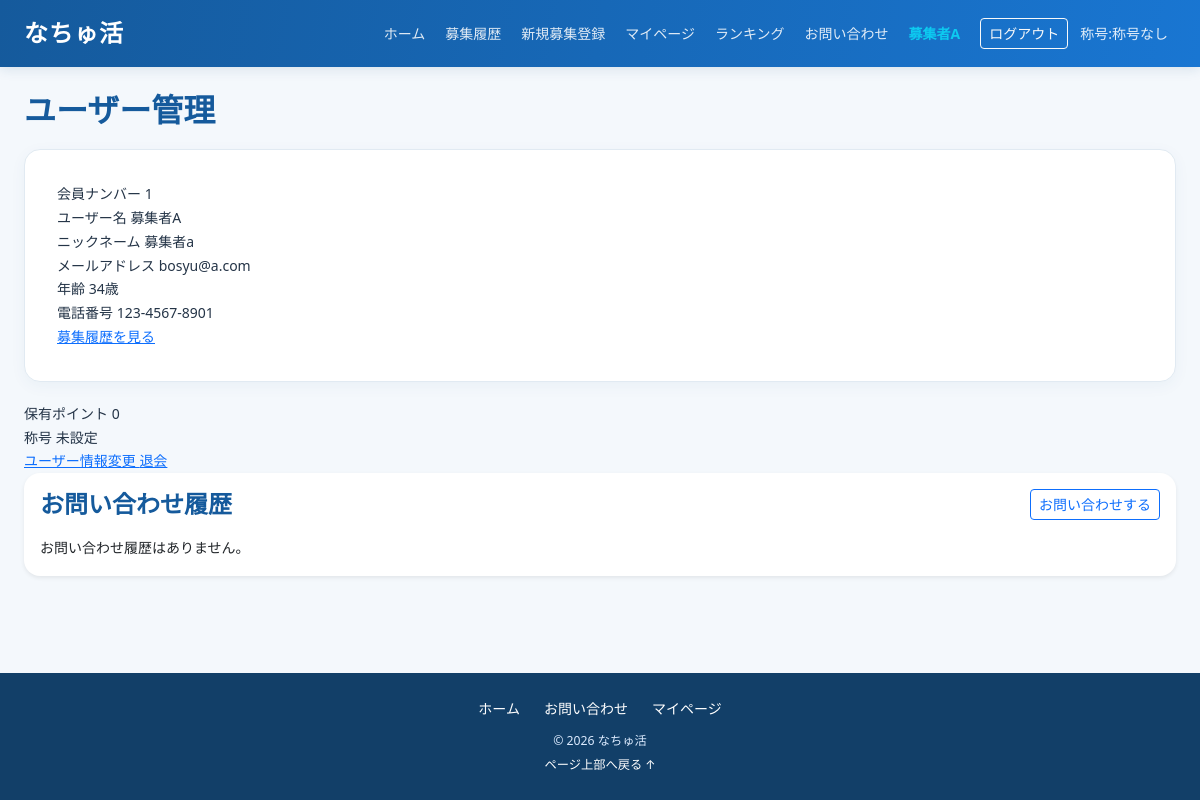
The page /user_detail (signed in) on the database as committed earlier.
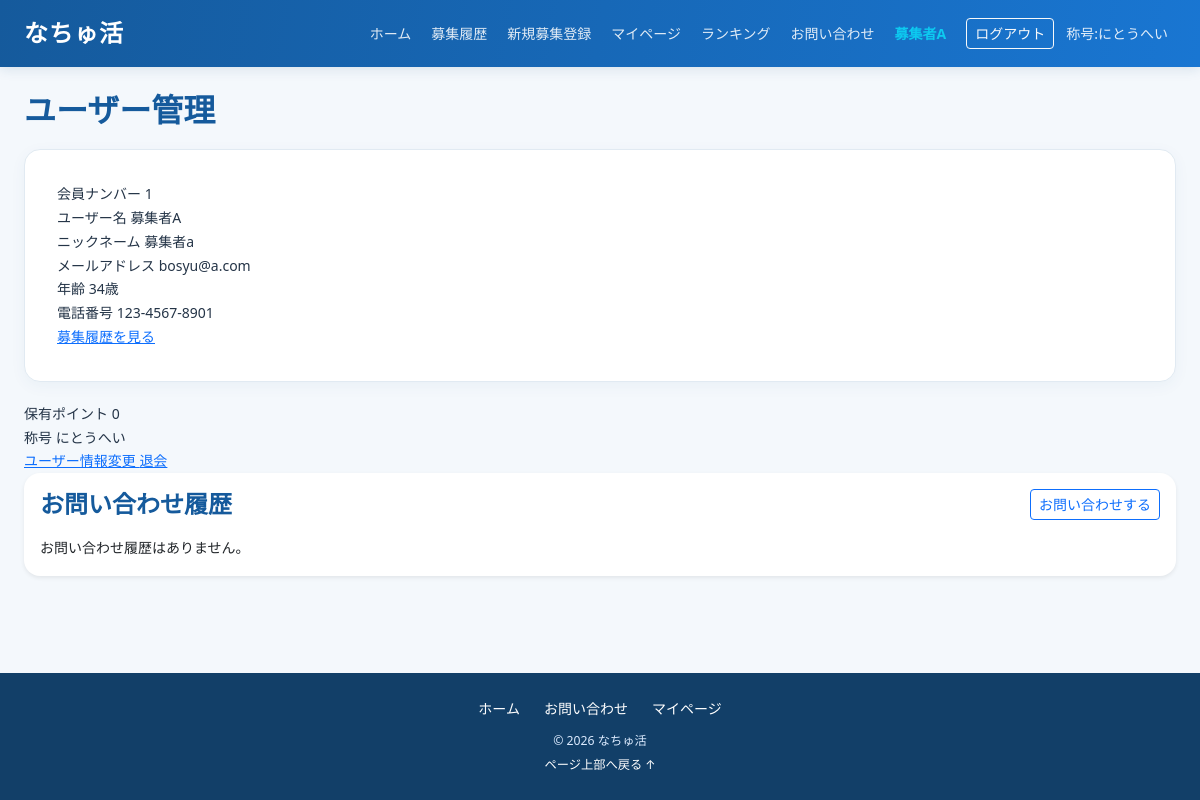
The same page on the database as committed later.
### apps/crud/models.py (models this page shows, shortened)
class User(db.Model, UserMixin):
    __tablename__ = "users"
    id = db.Column(db.Integer, primary_key=True)
    username = db.Column(db.String, nullable=False)
    nickname = db.Column(db.String, nullable=False)
    age = db.Column(db.Integer, nullable=False)
    email = db.Column(db.String, nullable=False)
    password_hash = db.Column(db.String, nullable=False)
    phone_number = db.Column(db.String(11), nullable=False)
    role = db.Column(db.Integer, nullable=False)
    is_approved = db.Column(db.Boolean,nullable=False,default=True,server_default="1")
    create_at = db.Column(db.DateTime, nullable=False, default=datetime.now)
    update_at = db.Column(db.DateTime, nullable=False, default=datetime.now, onupdate=datetime.now)
    title_id = db.Column(db.Integer,db.ForeignKey("titles.id"))  # FK
    tanks_point = db.Column(db.Integer, nullable=False, default=0)
    ranking_id = db.Column(db.Integer)
    group_name = db.Column(db.String, nullable=False)
    representative_name = db.Column(db.String, nullable=False)
    contact_email = db.Column(db.String, nullable=False)
    group_type = db.Column(db.String, nullable=False)
    title = db.relationship("Title", lazy="joined")
    @property
    def usertitle(self):
        return self.title.title_name if self.title else ""
    recruitments = db.relationship("Recruitment", back_populates="user", cascade="all, delete-orphan")
    likes = db.relationship("Like", back_populates="user", cascade="all, delete-orphan")
    search_histories = db.relationship("SearchHistory", back_populates="user", cascade="all, delete-orphan")
    participation_histories = db.relationship("ParticipationHistory", back_populates="user", cascade="all, delete-orphan")
    recruitment_histories = db.relationship("RecruitmentHistory", back_populates="user", cascade="all, delete-orphan")
    view_histories = db.relationship("ViewHistory", back_populates="user", cascade="all, delete-orphan")
    active_messages = db.relationship("ActiveMessage", back_populates="user", cascade="all, delete-orphan")
    @property
    def password(self):
        raise AttributeError("読み取り不可")

### apps/natyukatu/models.py (models this page shows)
class Title(db.Model):
    __tablename__ = "titles"
    id = db.Column(db.Integer, primary_key=True)
    title_name = db.Column(db.String, nullable=False)
    title_explanation = db.Column(db.String, nullable=False)

### apps/natyukatu/views.py (the view)
@dt.route("/user_detail")
@login_required
def userDetail():
    my_contacts = (
        ContactHistory.query.filter(
            db.or_(
                ContactHistory.user_id == current_user.id,
                db.and_(
                    ContactHistory.user_id.is_(None),
                    ContactHistory.email == current_user.email,
                ),
            )
        )
        .order_by(ContactHistory.id.desc())
        .all()
    )
    title = get_title(current_user)
    return render_template(
        "natyukatu/user_detail.html",
        my_contacts=my_contacts,
        title=title
    )

### apps/crud/models.py (called while the page is built)
@login_manager.user_loader
def load_user(user_id):
    return User.query.get(user_id)

### apps/natyukatu/views.py (called while the page is built)
def get_user_id():
    if current_user.is_authenticated:
        return getattr(current_user, 'user_id', getattr(current_user, 'id', None))
    return None

@dt.context_processor
def inject_header_title():
    if current_user.is_authenticated:
        return {"header_title": get_title(current_user)}
    return {"header_title": None}

def get_title(user_or_id):
    if not user_or_id:
        return None
    if isinstance(user_or_id, User):
        user = user_or_id
    else:
        user = User.query.get(user_or_id)
    if not user:
        return None
    points = getattr(user, "tanks_point", None)
    if points is None:
        points = getattr(user, "thanks_point", 0) or 0
    if points >= 10:
        target_title_id = 3
    elif points >= 5:
        target_title_id = 2
    else:
        target_title_id = 1
    return Title.query.get(target_title_id)

@dt.app_context_processor
def inject_unread_notifications():
    user_id = get_user_id()
    if not user_id:
        return {"has_unread_messages": False, "unread_recruitment_ids": set()}
    unread_ids = get_unread_recruitment_ids(user_id)
    return {
        "has_unread_messages": len(unread_ids) > 0,
        "unread_recruitment_ids": unread_ids,
    }

@dt.before_request
def auto_update_statuses():
    now = datetime.now()
    updated = False
    expired_recruitments = Recruitment.query.filter(
        Recruitment.application_end_at <= now,
        Recruitment.status == 1,
    ).all()
    for rec in expired_recruitments:
        rec.status = 2
        updated = True
    expired_histories = (
        ParticipationHistory.query.join(Recruitment)
        .filter(
            Recruitment.end_at <= now,
            ParticipationHistory.status_id == 4,
        )
        .all()
    )
    for hist in expired_histories:
        hist.status_id = 6
        updated = True
    if updated:
        try:
            db.session.commit()
        except SQLAlchemyError:
            db.session.rollback()

### apps/natyukatu/templates/natyukatu/user_detail.html (shortened to what this page needs)
{% extends "natyukatu/base.html" %}
{% block content %}
<section class="page-heading">
  <h1>ユーザー管理</h1>
</section>
<section class="profile-card" aria-label="ユーザー情報">
  <div class="profile-row">
    <span class="label">会員ナンバー</span>
    <span>{{ current_user.id }}</span>
  </div>
  <div class="profile-row">
    <span class="label">ユーザー名</span>
    <span>{{ current_user.username }}</span>
  </div>
  <div class="profile-row">
    <span class="label">ニックネーム</span>
    <span>{{ current_user.nickname }}</span>
  </div>
  <div class="profile-row">
    <span class="label">メールアドレス</span>
    <span>{{ current_user.email }}</span>
  </div>
  <div class="profile-row">
    <span class="label">年齢</span>
    <span>{{ current_user.age }}歳</span>
  </div>
  <div class="profile-row">
    <span class="label">電話番号</span>
    <span>{{ current_user.phone_number }}</span>
  </div>
  {% if current_user.role == 2 %}
    <div class="profile-row">
      <a href="{{ url_for('natyukatu.recruitment_history') }}">
        募集履歴を見る
      </a>
    </div>
  {% endif %}
</section>
<section class="summary" aria-label="ポイントと称号">
  <div class="summary-card">
    <span class="summary-label">保有ポイント</span>
    <span>{{ current_user.tanks_point }}</span>
  </div>
  <div class="summary-card">
    <span class="summary-label">称号</span>
    <span>
      {% if title %}
        {{ title.title_name }}
      {% else %}
        未設定
      {% endif %}
    </span>
  </div>
</section>
<div class="actions">
  <a href="{{ url_for('natyukatu.edit_profile') }}">
    ユーザー情報変更
  </a>
  <a href="{{ url_for('natyukatu.withdrawal') }}">
    退会
  </a>
</div>
<section class="card border-0 shadow-sm mb-4" aria-label="お問い合わせ履歴">
  <div class="card-body">
    <div class="d-flex justify-content-between align-items-center mb-3">
      <h2 class="h4 section-title mb-0">お問い合わせ履歴</h2>
      <a href="{{ url_for('natyukatu.contact') }}" class="btn btn-sm btn-outline-primary">
        お問い合わせする
      </a>
    </div>
    {% for item in my_contacts %}
    <div class="border rounded p-3 mb-3">
      <div class="d-flex justify-content-between align-items-center mb-2">
        <strong>#{{ item.id }} {{ item.subject }}</strong>
        <span class="badge bg-secondary">{{ item.status }}</span>
      </div>
      <p class="mb-2 small text-muted">
        送信日時: {{ item.created_at }}
      </p>
      <div class="bg-light p-2 rounded">
        {% for msg in item.messages %}
        <div class="mb-2">
          <strong>{{ '管理者' if msg.sender_role == 'admin' else item.name }}:</strong>
          <span>{{ msg.body }}</span>
          <div class="text-muted small">{{ msg.created_at }}</div>
        </div>
        {% else %}
        <div>
          <strong>{{ item.name }}:</strong>
          <span>{{ item.body }}</span>
        </div>
        {% endfor %}
      </div>
    </div>
    {% else %}
    <p class="mb-0">お問い合わせ履歴はありません。</p>
    {% endfor %}
  </div>
</section>
{% endblock %}

### apps/natyukatu/templates/natyukatu/base.html (shortened to what this page needs)
<!DOCTYPE html>
<html lang="ja">
<head>
  <link href="https://cdn.jsdelivr.net/npm/bootstrap@5.3.8/dist/css/bootstrap.min.css" rel="stylesheet">
  <link rel="stylesheet" href="{{ url_for('static', filename='css/natyukatu_base.css') }}">
</head>
<body class="d-flex flex-column min-vh-100">
<nav class="navbar navbar-expand-xl navbar-dark site-navbar sticky-top">
  <div class="container-fluid container-xxl px-3 px-lg-4">
    <a class="navbar-brand fw-bold fs-4" href="{{ url_for('natyukatu.top') }}">なちゅ活</a>
    <div class="collapse navbar-collapse" id="siteMenu">
      <ul class="navbar-nav ms-auto align-items-xl-center gap-xl-1 py-2 py-xl-0">
        <li class="nav-item"><a class="nav-link" href="{{ url_for('natyukatu.top') }}">ホーム</a></li>
        {% if current_user.is_authenticated %}
          {% if current_user.role == 3 %}
            <li class="nav-item"><a class="nav-link" href="{{ url_for('natyukatu.participation_history') }}">参加履歴
              {% if has_unread_messages %}
                <span class="badge rounded-pill text-bg-danger">新着</span>
              {% endif %}
            </a></li>
          {% elif current_user.role == 2 %}
            <li class="nav-item"><a class="nav-link" href="{{ url_for('natyukatu.recruitment_history') }}">募集履歴
            </a></li>
            {% if current_user.is_approved %}
              <li class="nav-item"><a class="nav-link" href="{{ url_for('natyukatu.recruitment_register') }}">新規募集登録</a></li>
            {% endif %}
          {% elif current_user.role == 1 %}
            <li class="nav-item"><a class="nav-link" href="{{ url_for('natyukatu.admin') }}">管理画面</a></li>
          {% endif %}
          <li class="nav-item"><a class="nav-link" href="{{ url_for('natyukatu.userDetail') }}">マイページ</a></li>
        {% else %}
          <li class="nav-item"><a class="nav-link" href="{{ url_for('auth.signup') }}">新規登録</a></li>
          <li class="nav-item"><a class="nav-link" href="{{ url_for('auth.login') }}">ログイン</a></li>
        {% endif %}
        <li class="nav-item"><a class="nav-link" href="{{ url_for('natyukatu.ranking') }}">ランキング</a></li>
        <li class="nav-item"><a class="nav-link" href="{{ url_for('natyukatu.contact') }}">お問い合わせ</a></li>
        {% if current_user.is_authenticated %}
          <li class="nav-item"><span class="nav-link text-info fw-semibold">{{ current_user.username }}</span></li>
          <li class="nav-item"><a class="btn btn-outline-light btn-sm ms-xl-2 mt-2 mt-xl-0" href="{{ url_for('auth.logout') }}">ログアウト</a></li>
        {% endif %}
        {% if current_user.is_authenticated %}
          <li class="nav-item"><a class="nav-link" href="{{ url_for('natyukatu.ranking') }}">
            称号:{{ header_title.title_name if header_title else "称号なし" }}
            </a>
          </li>
        {% endif %}
      </ul>
    </div>
  </div>
</nav>
<main class="container-fluid container-xxl flex-grow-1 py-4 px-3 px-md-4">
  {% block content %}{% endblock %}
</main>
<footer class="site-footer mt-auto py-4">
  <div class="container text-center">
    <div class="d-flex flex-wrap justify-content-center gap-3 mb-2">
      <a href="{{ url_for('natyukatu.top') }}">ホーム</a>
      <a href="{{ url_for('natyukatu.contact') }}">お問い合わせ</a>
      {% if current_user.is_authenticated %}<a href="{{ url_for('natyukatu.userDetail') }}">マイページ</a>{% endif %}
    </div>
    <small>© 2026 なちゅ活</small>
    <div><a class="small" href="#">ページ上部へ戻る ↑</a></div>
  </div>
</footer>
</body>
</html>

### apps/static/css/natyukatu_base.css (style rules this page uses)
:root { --brand:#1976d2;--brand-dark:#155a9c;--brand-soft:#eaf4ff;--ink:#243447;--muted:#64748b }
* { box-sizing:border-box }
body { background:#f4f8fc;color:var(--ink);font-size:clamp(14px,1.1vw,16px);line-height:1.7 }
a { overflow-wrap:anywhere }
.site-navbar { background:linear-gradient(100deg,#155a9c,#1976d2);box-shadow:0 2px 12px #164b7a22 }
.navbar-brand { letter-spacing:.04em }
.navbar .nav-link { color:#ffffffde }
main { width:100%;max-width:1440px }
.site-footer { background:#123f68;color:#dbeafe }
.site-footer a { color:#fff;text-decoration:none;margin:0 .25rem }
.section-title,.page-heading h1,.page-title { color:var(--brand-dark);font-weight:700 }
.page-heading,.title-row { margin-bottom:1.25rem }
.card,.form-panel,.form-card,.profile-card,.history-card,.detail-card,.confirm-card,.complete-card,.complete-panel,.content-section,.withdrawal-card { border-radius:1rem }
.card { overflow:hidden }
.form-panel,.form-card,.profile-card,.history-card,.detail-card,.confirm-card,.complete-card,.complete-panel,.content-section,.withdrawal-card { background:#fff;padding:clamp(1rem,3vw,2rem);border:1px solid #e1eaf2;box-shadow:0 .25rem 1rem #1d4f7a0c;margin-bottom:1.25rem }
.page-heading h1 { font-size:clamp(1.45rem,3vw,2rem) }
ul { padding-left:1.25rem }

Rows that differ between the two databases and show on the page:
added Title: title_name "にとうへい"
Other text that changed with them:
{{ header_title.title_name if header_title else "称号なし" }}: "称号なし" → (not shown)
text no longer shown: "未設定"
